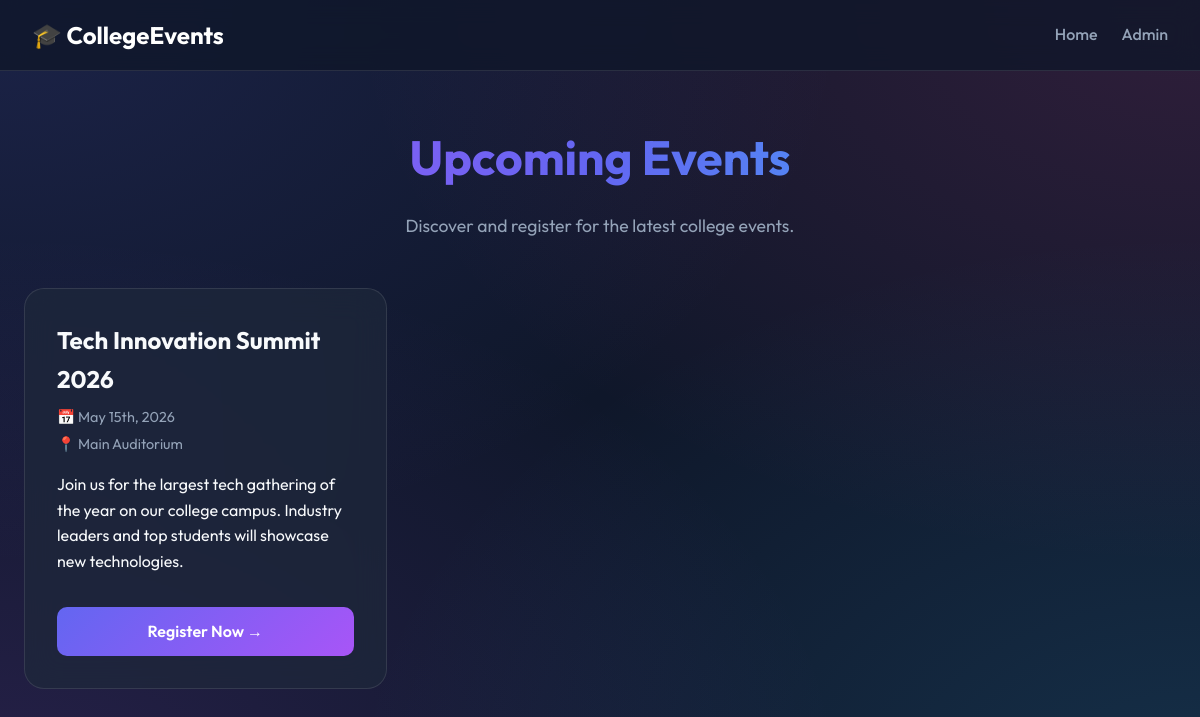
The page / on the database its author committed.
### app.py (models this page shows)
class Event(db.Model):
    id = db.Column(db.Integer, primary_key=True)
    name = db.Column(db.String(100), nullable=False)
    description = db.Column(db.Text, nullable=False)
    date = db.Column(db.String(50), nullable=False)
    location = db.Column(db.String(100), nullable=False)
    registrations = db.relationship('Registration', backref='event', lazy=True, cascade="all, delete-orphan")

### app.py (the view)
@app.route('/')
def index():
    events = Event.query.all()
    return render_template('index.html', events=events)

### templates/index.html (shortened to what this page needs)
<!DOCTYPE html>
<html lang="en">
<head>
  <link rel="stylesheet" href="{{ url_for('static', filename='style.css') }}">
</head>
<body>
  <nav class="navbar">
    <a href="/" class="nav-brand">🎓 CollegeEvents</a>
    <div class="nav-links">
      <a href="/">Home</a>
      <a href="/admin/login">Admin</a>
    </div>
  </nav>
  <div class="container">
    <header class="page-header">
      <h1>Upcoming Events</h1>
      <p>Discover and register for the latest college events.</p>
    </header>
    {% if events %}
    <div class="event-grid">
      {% for event in events %}
      <div class="event-card">
        <h2>{{ event.name }}</h2>
        <div class="event-meta">
          <span>📅 {{ event.date }}</span>
          <span>📍 {{ event.location }}</span>
        </div>
        <p class="event-desc">{{ event.description }}</p>
        <a href="{{ url_for('register', event_id=event.id) }}" class="btn">Register Now →</a>
      </div>
      {% endfor %}
    </div>
    {% else %}
    <div class="empty-state">
      <h3>No Events Found</h3>
      <p>There are currently no upcoming events. Check back later!</p>
    </div>
    {% endif %}
  </div>
</body>
</html>

### static/style.css (style rules this page uses)
:root { --primary: #6366f1; --primary-hover: #4f46e5; --bg-color: #0f172a; --panel-bg: rgba(30, 41, 59, 0.7); --text-main: #f8fafc; --text-muted: #94a3b8; --border-color: rgba(255, 255, 255, 0.1); --danger: #ef4444; --success: #10b981; }
* { margin: 0; padding: 0; box-sizing: border-box; }
body { font-family: 'Outfit', sans-serif; background-color: var(--bg-color); background-image: radial-gradient(at 0% 0%, rgba(99, 102, 241, 0.15) 0px, transparent 50%), radial-gradient(at 100% 0%, rgba(236, 72, 153, 0.15) 0px, transparent 50%), radial-gradient(at 100% 100%, rgba(56, 189, 248, 0.15) 0px, transparent 50%), radial-gradient(at 0% 100%, rgba(168, 85, 247, 0.15) 0px, transparent 50%); background-attachment: fixed; color: var(--text-main); line-height: 1.6; min-height: 100vh; }
.navbar { backdrop-filter: blur(12px); background-color: rgba(15, 23, 42, 0.8); border-bottom: 1px solid var(--border-color); padding: 1rem 2rem; display: flex; justify-content: space-between; align-items: center; position: sticky; top: 0; z-index: 100; }
.nav-brand { font-size: 1.5rem; font-weight: 700; color: #fff; text-decoration: none; display: flex; align-items: center; gap: 0.5rem; }
.nav-links { display: flex; gap: 1.5rem; align-items: center; }
.nav-links a { color: var(--text-muted); text-decoration: none; font-weight: 500; transition: color 0.3s ease; }
.container { max-width: 1200px; margin: 3rem auto; padding: 0 1.5rem; }
.page-header { text-align: center; margin-bottom: 3rem; animation: fadeInDown 0.8s ease-out; }
.page-header h1 { font-size: 3rem; font-weight: 700; background: linear-gradient(to right, #a855f7, #6366f1, #38bdf8); -webkit-background-clip: text; -webkit-text-fill-color: transparent; margin-bottom: 1rem; }
.page-header p { color: var(--text-muted); font-size: 1.1rem; }
.event-grid { display: grid; grid-template-columns: repeat(auto-fill, minmax(350px, 1fr)); gap: 2rem; }
.event-card { background: var(--panel-bg); backdrop-filter: blur(16px); border: 1px solid var(--border-color); border-radius: 20px; padding: 2rem; transition: transform 0.3s ease, box-shadow 0.3s ease, border-color 0.3s ease; animation: slideUp 0.6s ease-out; display: flex; flex-direction: column; }
.event-card h2 { font-size: 1.5rem; margin-bottom: 0.5rem; }
.event-meta { color: var(--text-muted); font-size: 0.9rem; margin-bottom: 1rem; display: flex; flex-direction: column; gap: 0.25rem; }
.event-meta span { display: flex; align-items: center; gap: 0.5rem; }
.event-desc { color: var(--text-main); margin-bottom: 2rem; flex-grow: 1; }
.btn { display: inline-block; background: linear-gradient(135deg, var(--primary), #a855f7); color: #fff; padding: 0.75rem 1.5rem; border-radius: 10px; text-decoration: none; font-weight: 600; border: none; cursor: pointer; transition: all 0.3s ease; text-align: center; position: relative; overflow: hidden; }

### rows shown on the page
Event: name "Tech Innovation Summit 2026", date "May 15th, 2026", location "Main Auditorium", description "Join us for the largest tech gathering of the year on our college campus. Industry leaders and top students will showcase new technologies."
